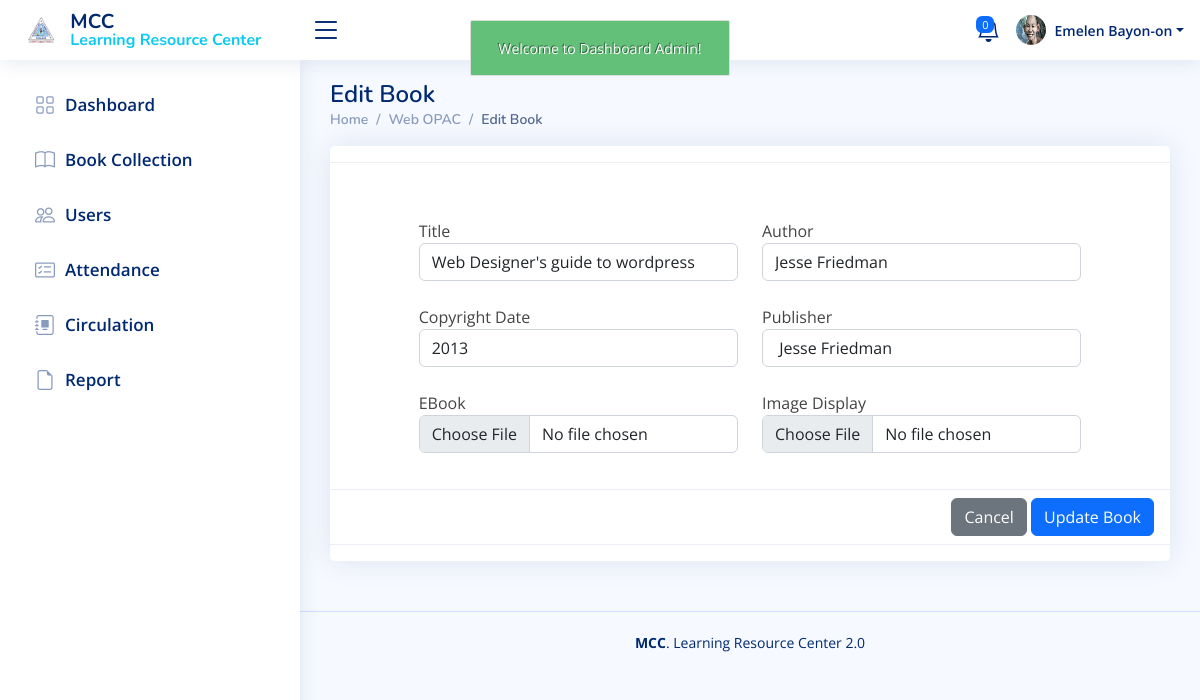
The app's page /admin/ebook_edit.php?id=44 (signed in), older data.
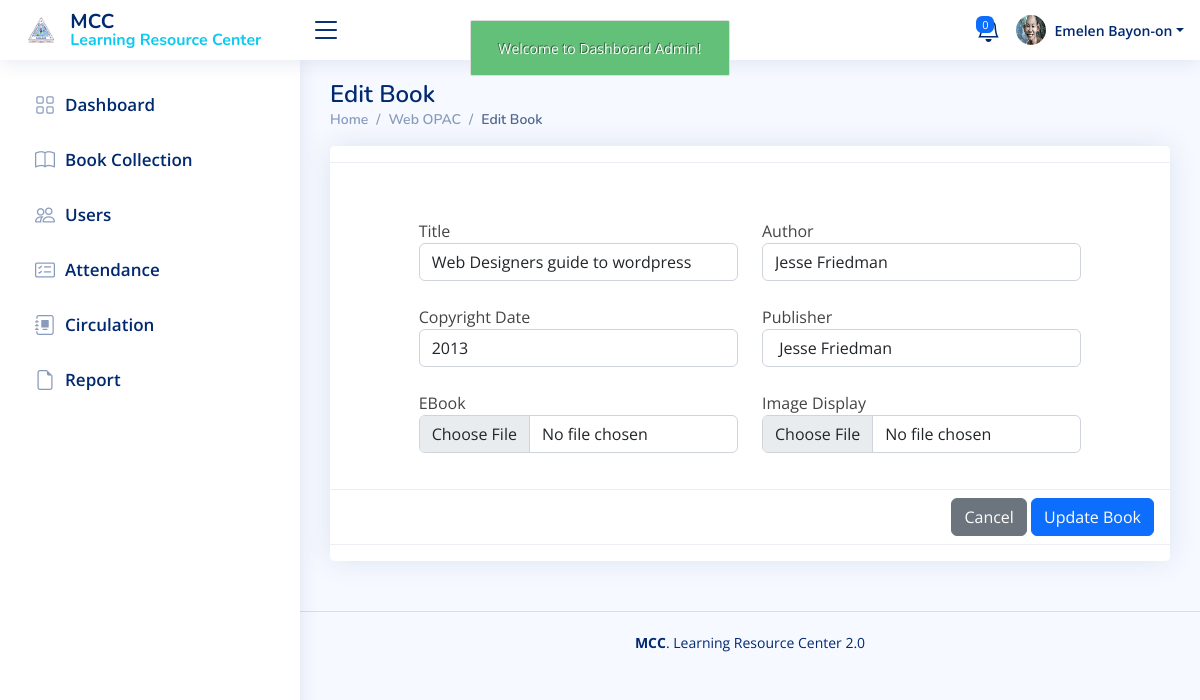
The same page, newer data.
### tables this page shows
CREATE TABLE `web_opac` (
  `web_opac_id` int(11) NOT NULL,
  `opac_image` varchar(100) DEFAULT NULL,
  `ebook` varchar(191) NOT NULL,
  `title` varchar(100) NOT NULL,
  `author` varchar(100) NOT NULL,
  `copyright_date` varchar(100) NOT NULL,
  `publisher` varchar(100) NOT NULL,
  `added_at` datetime NOT NULL
);

### admin/ebook_edit.php (the view, shortened to what the changed rows need)
<?php
include('authentication.php');
include('includes/header.php');
?>
<main id="main" class="main">
     <div class="pagetitle">
          <h1>Edit Book</h1>
     </div>
     <section class="section">
          <div class="row ">
               <div class="col-lg-12">
                    <div class="card">
                         <div class="card-body">
                              <?php
                              if(isset($_GET['id']))
                              {
                                   $book_id = mysqli_real_escape_string($con, $_GET['id']);
                                   $query = "SELECT * FROM web_opac WHERE web_opac_id ='$book_id'";
                                   $query_run = mysqli_query($con, $query);
                                   if(mysqli_num_rows($query_run) > 0)
                                   {
                                       $book = mysqli_fetch_array($query_run);
                                        ?>
                              <form action="ebooks_code.php" method="POST" enctype="multipart/form-data" class="">
                                   <div class="row d-flex justify-content-center mt-5">
                                        <div class="col-12 col-md-5">
                                             <div class="mb-3 mt-2">
                                                  <label for="">Title</label>
                                                  <input type="text" name="title" value="<?=$book['title'];?>" class="
                                                       form-control">
                                             </div>
                                        </div>
                                        <div class="col-12 col-md-5">
                                             <div class="mb-3 mt-2">
                                                  <label for="">Author</label>
                                                  <input type="text" name="author" value="<?=$book['author'];?>" class="
                                                       form-control">
                                             </div>
                                        </div>
                                   </div>
                                   <div class="row d-flex justify-content-center">
                                        <div class="col-12 col-md-5">
                                             <div class="mb-3 mt-2">
                                                  <label for="">Copyright Date</label>
                                                  <input type="text" name="copyright_date"
                                                       value="<?=$book['copyright_date'];?>" class=" form-control">
                                             </div>
                                        </div>
                                        <div class="col-12 col-md-5">
                                             <div class="mb-3 mt-2">
                                                  <label for="">Publisher</label>
                                                  <input type="text" name="publisher" value="<?=$book['publisher'];?>"
                                                       class=" form-control">
                                             </div>
                                        </div>
                                   </div>
                                   <div class="row d-flex justify-content-center">
                                        <div class="col-12 col-md-5">
                                             <div class="mb-3 mt-2">
                                                  <label for="">EBook</label>
                                                  <input type="file" name="ebook" class="form-control">
                                             </div>
                                        </div>
                                        <div class="col-12 col-md-5">
                                             <div class="mb-3 mt-2">
                                                  <label for="">Image Display</label>
                                                  <input type="file" name="opac_image" class="form-control">
                                             </div>
                                        </div>
                                   </div>
                         </div>
                         <div class="card-footer d-flex justify-content-end">
                              <div>
                                   <a href="books.php" class="btn btn-secondary">Cancel</a>
                                   <button type="submit" name="update_book" class="btn btn-primary">Update Book</button>
                              </div>
                         </div>
                         <div class="card-footer"></div>
                         <?php
                              }
                              else
                              {
                                   echo "No such ID found";
                              }
                         }
                         ?>
                    </div>
               </div>
          </div>
     </section>
</main>

Row changes from the older to the newer data that the page shows:
changed web_opac "Jesse Friedman": title "Web Designer's guide to wordpress" → "Web Designers guide to wordpress"
